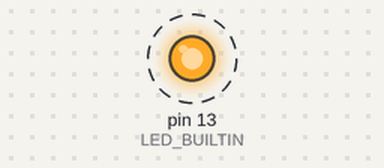
The sketch below on a simulated Arduino Mega 2560, built with avr-gcc and run on an emulated ATmega2560. Parts: output pins drawn as LEDs (lit = HIGH). Dashed ring = blinking. What the sketch prints to the serial monitor is not drawn.

Above: at 0.2 s.
Timing chart, 0 to 3.0 s (numbered marks = the images above):
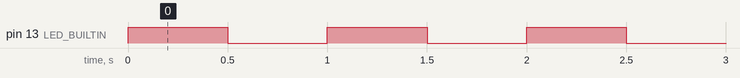

Measured:
- by itself, pin 13 (LED_BUILTIN): alternates HIGH for 0.50 s and LOW for 0.50 s

The sketch:

blink_builtin.ino
```cpp
#ifndef LED_BUILTIN
#define LED_BUILTIN 48
#endif

void setup() {
  Serial.begin(115200);
  pinMode(LED_BUILTIN, OUTPUT);
  Serial.print("Testing LED on GPIO ");
  Serial.println(LED_BUILTIN);
}

void loop() {
  digitalWrite(LED_BUILTIN, HIGH);
  Serial.println("LED ON");
  delay(500);

  digitalWrite(LED_BUILTIN, LOW);
  Serial.println("LED OFF");
  delay(500);
}
```
